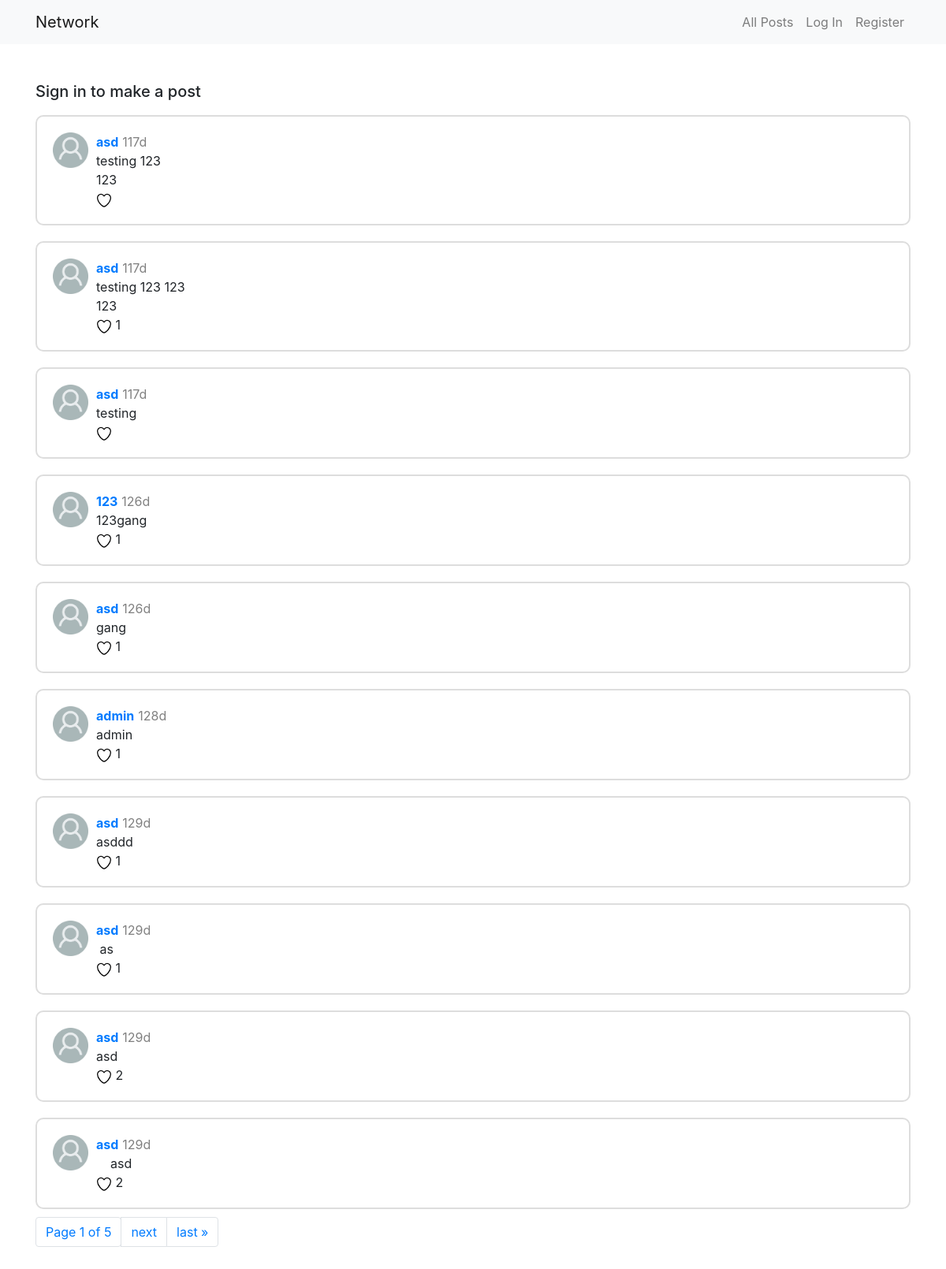
The page / on the database its author committed.
### network/models.py (models this page shows, shortened)
class Post(models.Model):
    content = models.CharField(max_length=256)
    user = models.ForeignKey(User, on_delete=models.CASCADE, related_name="User")
    likes = models.ManyToManyField(User, related_name="post")
    timestamp = models.DateTimeField(auto_now_add=True)

class User(AbstractUser):
    pass

### network/views.py (the view)
# urls.py: path("", views.index, name="index"),
@csrf_exempt
def index(request):
    form = NewPost(request.POST)
    if request.method == "POST":
        if form.is_valid():
            content = form.cleaned_data["post_content"]
            newPost = Post(content=content, user=request.user)
            newPost.save()
            return HttpResponseRedirect(reverse('index'))
    posts = Post.objects.all().order_by('-timestamp')
    paginator = Paginator(posts, 10)
    page_number=request.GET.get('page')
    page_obj = paginator.get_page(page_number)
    return render(request, "network/index.html", {
        "form": NewPost(),
        "posts": posts,
        "index": True,
        'page_obj': page_obj
    })

### network/templatetags/convert.py (called while the page is built)
@register.filter(name="convert")
def convert(date):
    local_tz = pytz.timezone("Europe/London")
    converted = date.replace(tzinfo=pytz.utc).astimezone(local_tz).strftime("%d/%m/%Y - %H:%M")
    return str(converted)

### network/templatetags/date.py (called while the page is built)
@register.filter(name="timeSince")
def timeSince(date):
    local_tz = pytz.timezone("Europe/London")
    converted =  date.replace(tzinfo=pytz.utc).astimezone(local_tz)
    postDate = time.mktime(datetime.strptime(str(converted), "%Y-%m-%d %H:%M:%S.%f%z").timetuple())
    currentDate = time.time()
    if (currentDate - postDate) < 60:
        return "Just now"
    elif (currentDate - postDate)/60 < 60:
        return f"{floor((currentDate - postDate)/60)}m"
    elif (currentDate - postDate)/60/60 < 24:
        return f"{floor((currentDate - postDate)/60/60)}h"
    else: return f"{floor((currentDate - postDate)/60/60/24)}d"

### network/templates/network/index.html (shortened to what this page needs)
{% extends "network/layout.html" %}
{% load static %}
{% load date %}
{% load convert %}
{% block body %}
{% if user.is_authenticated and index == True%}
    <div class="newPostForm">
        <form action="/" method="post">
            {% csrf_token %}
            {{form.as_p}}
            <input type="submit" id="newPostTextBtn" class="btn btn-primary">
        </form>
    </div>
{% elif index == False %}
    <h1>Following</h1>
{%else%}
    <h5 style="padding: 0">Sign in to make a post</h5>
    {%endif%}
<div class="allPosts">
    {% for post in page_obj %}
        <div class="post" onmouseover="editButton('{{post.id}}')" onmouseout="editButtonLeave('{{post.id}}')">
            <div class="profilePicDiv">
                <img id="profilePic" src="{% static 'pp.jpg' %}" width="45" height="45">
            </div>
            <div class="postData">
                <a href="{% url 'profile' post.user.id %}"><strong>{{ post.user.username }}</strong></a><span title="{{post.timestamp|convert}}" class="subtext" id="time">{{post.timestamp|timeSince}}</span>
                <div class="content">{{post.content|safe}}</div>
                {% if request.user in post.likes.all %}
                <svg viewBox="0 0 24 24" id="{{post.id}}" aria-hidden="true" class="unlike" onclick="likePost('{{post.id}}')">
                    <g>
                        <path d="M12 21.638h-.014C9.403 21.59 1.95
                        14.856 1.95 8.478c0-3.064 2.525-5.754 5.403-5.754
                         2.29 0 3.83 1.58 4.646 2.73.814-1.148 2.354-2.73
                         4.645-2.73 2.88 0 5.404 2.69 5.404 5.755 0 6.376-7.454
                          13.11-10.037 13.157H12z">
                        </path>
                    </g>
                </svg>
                {% else %}
                <svg viewBox="0 0 24 24" id="{{post.id}}" aria-hidden="true" class="like" onclick="likePost('{{post.id}}')">
                    <g>
                        <path d="M12 21.638h-.014C9.403 21.59 1.95
                        14.856 1.95 8.478c0-3.064 2.525-5.754 5.403-5.754
                         2.29 0 3.83 1.58 4.646 2.73.814-1.148 2.354-2.73
                         4.645-2.73 2.88 0 5.404 2.69 5.404 5.755 0 6.376-7.454
                          13.11-10.037 13.157H12z">
                        </path>
                    </g>
                </svg>
                {%endif%}
                <span id="{{post.id}}_likes" class="totalLikes">{% if post.likes.count > 0 %}{{post.likes.count}}{%endif%}</span>
            </div>
        </div>
    {% endfor %}
    <nav aria-label="Page navigation example">
        <ul class="pagination">
            <span class="current">
                <li class="page-item"><a class="page-link" href="#">Page {{ page_obj.number }} of {{ page_obj.paginator.num_pages }}</a></li>
            </span>
            {% if page_obj.has_next %}
                <li class="page-item"><a class="page-link" href="?page={{ page_obj.next_page_number }}">next</a></li>
                <li class="page-item"><a class="page-link" href="?page={{ page_obj.paginator.num_pages }}">last &raquo;</a></li>
            {% endif %}
        </ul>
    </nav>
</div>
{% endblock %}

### network/templates/network/layout.html (shortened to what this page needs)
{% load static %}
<!DOCTYPE html>
<html lang="en">
    <head>
        <link rel="stylesheet" href="https://stackpath.bootstrapcdn.com/bootstrap/4.4.1/css/bootstrap.min.css">
        <link href="{% static 'network/styles.css' %}" rel="stylesheet">
    </head>
    <body>
        <nav class="navbar navbar-expand-lg navbar-light bg-light">
            <div class="container">
            <a class="navbar-brand" href="{% url 'index' %}">Network</a>
            <div>
              <ul class="navbar-nav mr-auto">
                <li class="nav-item">
                  <a class="nav-link" href="{% url 'index' %}">All Posts</a>
                </li>
                {% if user.is_authenticated %}
                    <li class="nav-item">
                        <a class="nav-link" href="{% url 'following' %}">Following</a>
                    </li>
                    <li class="nav-item">
                        <a class="nav-link" href="{% url 'logout' %}">Log Out</a>
                    </li>
                {% else %}
                    <li class="nav-item">
                        <a class="nav-link" href="{% url 'login' %}">Log In</a>
                    </li>
                    <li class="nav-item">
                        <a class="nav-link" href="{% url 'register' %}">Register</a>
                    </li>
                {% endif %}
              </ul>
            </div>
            </div>
          </nav>
          <main class="container py-5 ">
            {% block body %}
            {% endblock %}
    </body>
</html>

### network/static/network/styles.css (style rules this page uses)
* { box-sizing: border-box; }
.allPosts { display: flex; flex-direction: column; }
.post { width: 100%; border: 2px solid #ddd; border-radius: 10px; margin: 10px 0px; padding: 20px; }
#time { margin-left: 5px; }
.profilePicDiv { float: left; float: top; }
.postData { overflow: hidden; padding-left: 10px; word-wrap: break-word; position: relative; }
.subtext { font-size: 1em; color: grey; }
.like { fill: white; width: 1.25rem; stroke-width: 1.5px; stroke: black; }
.content { overflow: hidden; white-space: pre-wrap; }

### rows shown on the page
Post: user.username "asd", timestamp "117d", content "testing 123 123"
Post: user.username "asd", timestamp "117d", content "testing 123 123 123", likes.count "1"
Post: user.username "asd", timestamp "117d", content "testing"
Post: user.username "123", timestamp "126d", content "123gang", likes.count "1"
Post: user.username "asd", timestamp "126d", content "gang", likes.count "1"
Post: user.username "admin", timestamp "128d", content "admin", likes.count "1"
Post: user.username "asd", timestamp "129d", content "asddd", likes.count "1"
Post: user.username "asd", timestamp "129d", content "as", likes.count "1"
Post: user.username "asd", timestamp "129d", content "asd", likes.count "2"
Post: user.username "asd", timestamp "129d", content "asd", likes.count "2"

### other values the page prints
{{ page_obj.number }} "1"
{{ page_obj.paginator.num_pages }} "5"
